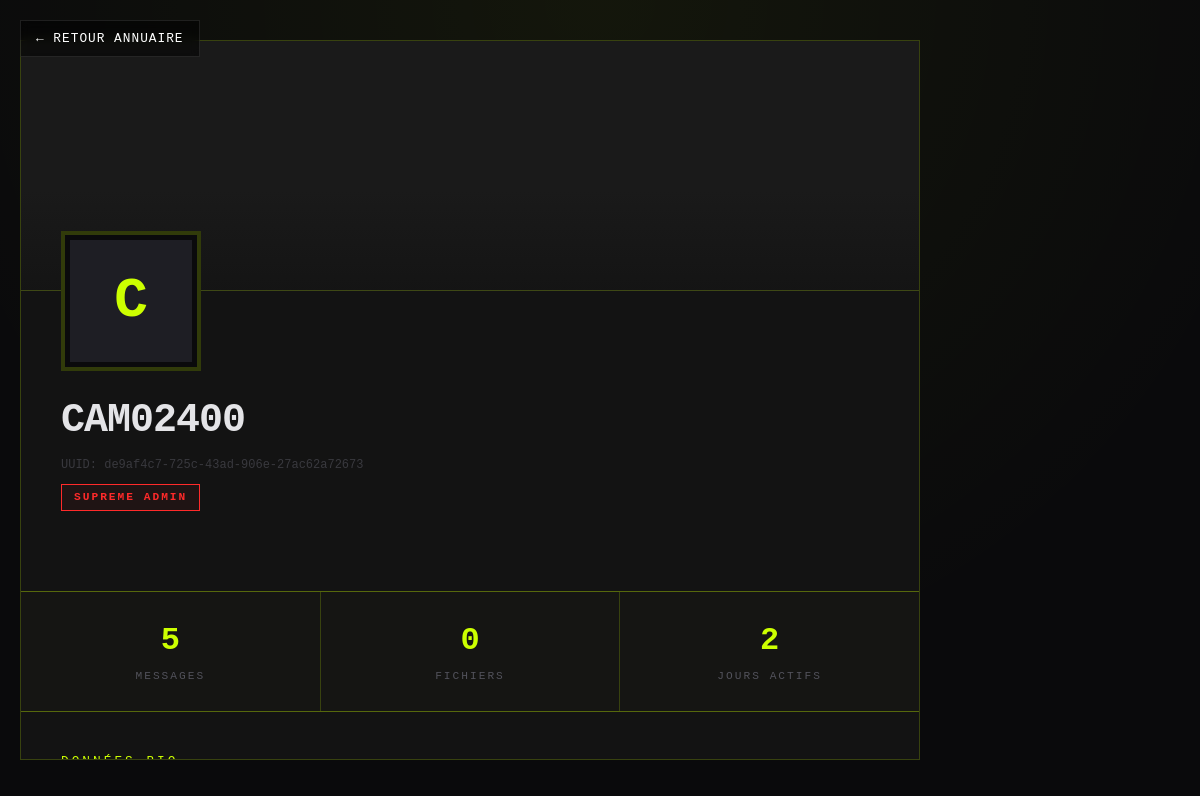
The page /membre/de9af4c7-725c-43ad-906e-27ac62a72673 (signed in) on the database its author committed.
### models.py (models this page shows, shortened)
class User(UserMixin, db.Model):
    __tablename__ = 'users'
    id = db.Column(db.String(36), primary_key=True, default=lambda: str(uuid.uuid4()))
    username = db.Column(db.String(80), unique=True, nullable=False, index=True)
    email = db.Column(db.String(120), unique=True, nullable=False, index=True)
    password_hash = db.Column(db.String(255), nullable=False)
    display_name = db.Column(db.String(100), nullable=True)
    bio = db.Column(db.Text, nullable=True)
    avatar_filename = db.Column(db.String(255), nullable=True)
    banner_filename = db.Column(db.String(255), nullable=True)
    role = db.Column(db.String(20), default=UserRole.MEMBER, nullable=False)
    is_active = db.Column(db.Boolean, default=True, nullable=False)
    is_shadowbanned = db.Column(db.Boolean, default=False, nullable=False)
    ban_reason = db.Column(db.Text, nullable=True)  # Raison du ban (si is_active=False)
    banned_at = db.Column(db.DateTime, nullable=True)  # Date du ban
    banned_by = db.Column(db.String(36), nullable=True)  # ID de l'admin qui a banni
    last_seen = db.Column(db.DateTime, nullable=True)
    created_at = db.Column(db.DateTime, default=get_current_utc_time, nullable=False)
    last_ip = db.Column(db.String(45), nullable=True)  # Dernière IP de connexion
    mute_until = db.Column(db.DateTime, nullable=True)
    reset_token = db.Column(db.String(36), nullable=True)
    reset_token_expires_at = db.Column(db.DateTime, nullable=True)
    personal_panic_url = db.Column(db.String(500), nullable=True)
    personal_panic_hotkey = db.Column(db.String(50), nullable=True)
    theme = db.Column(db.String(20), default='dark', nullable=False)
    notif_sound = db.Column(db.Boolean, default=True, nullable=False)
    animations_enabled = db.Column(db.Boolean, default=True, nullable=False)
    messages = db.relationship('Message', backref='author', lazy='dynamic',
                               foreign_keys='Message.user_id')
    sent_files = db.relationship('FileAttachment', backref='uploader', lazy='dynamic')
    audit_logs = db.relationship('AuditLog', backref='actor', lazy='dynamic',
                                 foreign_keys='AuditLog.actor_id')
    @property
    def is_admin(self):
        return self.role in [UserRole.ADMIN, UserRole.SUPREME]
    @property
    def is_supreme(self):
        return self.role == UserRole.SUPREME
    def get_banner_url(self):
        if self.banner_filename:
            return f"/uploads/banners/{self.banner_filename}"
        return None

### app.py (the view)
@app.route('/membre/<user_id>')
@login_required
def user_profile_by_id(user_id):
    user = User.query.get_or_404(user_id)
    stats = {
        'messages_count': user.messages.count(),
        'files_count': user.sent_files.count(),
        'days_since_join': (datetime.now(timezone.utc) - user.created_at.replace(tzinfo=timezone.utc)).days
    }
    return render_template('profile.html', user=user, stats=stats, theme=THEME)

### app.py (called while the page is built)
@app.context_processor
def utility_processor():
    def gettext(key):
        lang = request.cookies.get('lang', 'fr')
        return TRANSLATIONS.get(lang, TRANSLATIONS['fr']).get(key, key)
    return dict(_=gettext)

@login_manager.user_loader
def load_user(user_id):
    return db.session.get(User, user_id)

### templates/profile.html (shortened to what this page needs)
<!DOCTYPE html>
<html lang="fr">
<head>
    <link rel="stylesheet" href="/static/css/style.css">
</head>
<body>
    <a href="/membre" class="back-link">&larr; RETOUR ANNUAIRE</a>
    <div class="profile-container">
        <div class="profile-banner" id="profile-banner" {% if user.get_banner_url() %}style="background-image: url('{{ user.get_banner_url() }}');"{% endif %}>
        </div>
        <div class="profile-header">
            <div class="profile-avatar-wrapper">
                {% if user.avatar_filename %}
                    <img src="{{ user.get_avatar_url() }}" alt="{{ user.username }}" class="profile-avatar" id="profile-avatar">
                {% else %}
                    <div class="profile-avatar" id="profile-avatar-initial">{{ user.username[0]|upper }}</div>
                {% endif %}
            </div>
            <div class="profile-identity">
                <div class="name-and-role">
                    <h1>{{ user.username }}</h1>
                    <div class="user-id">UUID: {{ user.id }}</div>
                    {% if user.is_supreme %}
                        <span class="role-badge supreme">SUPREME ADMIN</span>
                    {% elif user.is_admin %}
                        <span class="role-badge admin">ADMINISTRATEUR</span>
                    {% elif user.role == 'moderator' %}
                        <span class="role-badge">MODÉRATEUR</span>
                    {% else %}
                        <span class="role-badge">UNITÉ RÉSEAU</span>
                    {% endif %}
                </div>
            </div>
        </div>
        <div class="stats-grid">
            <div class="stat-item">
                <span class="stat-value">{{ stats.messages_count }}</span>
                <span class="stat-label">Messages</span>
            </div>
            <div class="stat-item">
                <span class="stat-value">{{ stats.files_count }}</span>
                <span class="stat-label">Fichiers</span>
            </div>
            <div class="stat-item">
                <span class="stat-value">{{ stats.days_since_join }}</span>
                <span class="stat-label">Jours Actifs</span>
            </div>
        </div>
        <div class="profile-body">
            <div class="section-title">DONNÉES_BIO</div>
        </div>
    </div>
</body>
</html>

### templates/profile.html (style rules this page uses)
:root { --profile-bg: rgba(20, 20, 20, 0.95); --profile-border: rgba(204, 255, 0, 0.2); }
body { background: var(--bg-primary); color: var(--text-primary); font-family: var(--font-ui); margin: 0; min-height: 100vh; display: flex; justify-content: center; align-items: flex-start; padding: 40px 20px; background-image: radial-gradient(circle at 50% 0%, rgba(204, 255, 0, 0.05) 0%, transparent 70%); }
.profile-container { width: 100%; max-width: 900px; background: var(--profile-bg); border: 1px solid var(--profile-border); position: relative; overflow: hidden; animation: fadeIn 0.6s ease-out; }
.profile-banner { height: 250px; width: 100%; background-size: cover; background-position: center; background-color: #1a1a1a; position: relative; border-bottom: 1px solid var(--profile-border); }
.profile-banner::after { content: ''; position: absolute; bottom: 0; left: 0; width: 100%; height: 100px; background: linear-gradient(transparent, var(--profile-bg)); }
.profile-header { padding: 0 40px 40px; margin-top: -60px; position: relative; z-index: 2; display: flex; flex-direction: column; align-items: flex-start; }
.profile-avatar-wrapper { width: 140px; height: 140px; background: var(--bg-primary); border: 4px solid var(--profile-border); padding: 5px; margin-bottom: 20px; position: relative; }
.profile-avatar { width: 100%; height: 100%; object-fit: cover; background: var(--bg-surface); display: flex; align-items: center; justify-content: center; font-size: 3.5rem; color: var(--accent); font-weight: 900; }
.profile-identity { width: 100%; display: flex; justify-content: space-between; align-items: flex-end; gap: 20px; }
.name-and-role h1 { font-size: 2.5rem; margin: 0; color: var(--text-primary); text-transform: uppercase; letter-spacing: -1px; }
.user-id { font-family: monospace; font-size: 0.75rem; color: var(--text-muted); margin-top: 5px; opacity: 0.6; }
.role-badge { display: inline-block; margin-top: 10px; padding: 4px 12px; font-size: 0.7rem; font-weight: 900; letter-spacing: 2px; text-transform: uppercase; border: 1px solid var(--border); color: var(--text-muted); }
.role-badge.supreme { border-color: #ff2a2a; color: #ff2a2a; background: rgba(255, 42, 42, 0.05); }
.stats-grid { display: grid; grid-template-columns: repeat(3, 1fr); gap: 1px; background: var(--profile-border); margin: 40px 0; border-top: 1px solid var(--profile-border); border-bottom: 1px solid var(--profile-border); }
.stat-item { background: var(--profile-bg); padding: 25px; text-align: center; }
.stat-value { display: block; font-size: 2rem; font-weight: 900; color: var(--accent); font-family: monospace; }
.stat-label { font-size: 0.7rem; color: var(--text-muted); text-transform: uppercase; letter-spacing: 2px; margin-top: 5px; }
.profile-body { padding: 0 40px 40px; }
.section-title { font-size: 0.8rem; color: var(--accent); text-transform: uppercase; letter-spacing: 3px; margin-bottom: 20px; display: flex; align-items: center; gap: 10px; }
.section-title::after { content: ''; flex: 1; height: 1px; background: var(--profile-border); }
.back-link { position: absolute; top: 20px; left: 20px; z-index: 10; background: rgba(0,0,0,0.5); backdrop-filter: blur(5px); padding: 8px 15px; color: white; text-decoration: none; font-size: 0.8rem; letter-spacing: 1px; border: 1px solid rgba(255,255,255,0.1); transition: all 0.3s; }

### rows shown on the page
User: username "C", username "CAM02400", id "de9af4c7-725c-43ad-906e-27ac62a72673"

### other values the page prints
{{ stats.messages_count }} "5"
{{ stats.files_count }} "0"
{{ stats.days_since_join }} "2"
